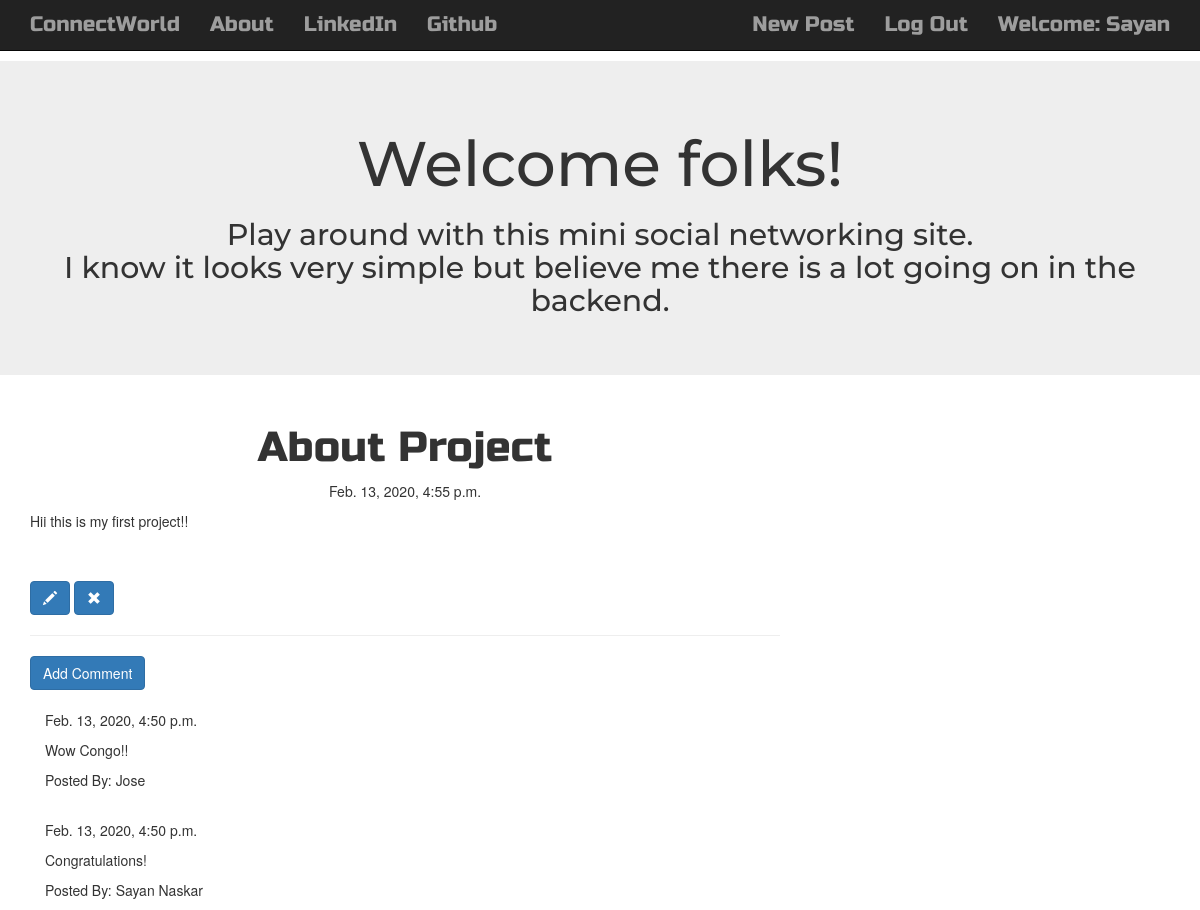
/post/36/ (signed in), run on the app's committed database.
### blog/models.py (models this page shows, shortened)
class Post(models.Model):
    author = models.ForeignKey('auth.User',on_delete=models.CASCADE)
    title = models.CharField(max_length = 500)
    text = models.TextField()
    create_date = models.DateTimeField(default = timezone.now)
    published_date = models.DateTimeField(blank = True,null = True)

class Comment(models.Model):
    post = models.ForeignKey('blog.Post',related_name = 'comments',on_delete=models.CASCADE)
    author = models.CharField(max_length = 500)
    text = models.TextField()
    create_date = models.DateTimeField(default = timezone.now())
    approved_comment = models.BooleanField(default = False)

### blog/views.py (the view)
# urls.py: path('post/<int:pk>/',views.PostDetailView.as_view(),name = 'post_detail'),
class PostDetailView(DetailView):
    model = Post

### blog/templates/blog/post_detail.html (shortened to what this page needs)
{% extends "blog/base.html" %}
{% block content %}
<h1 class="posttitle loader">{{ post.title }}</h1>
{% if post.published_date %}
<div class="date postdate">
    {{post.published_date}}
</div>
{% else %}
<a class="btn btn-primary" href="{% url 'post_publish' pk=post.pk %}">Publish</a>
{% endif %}
<p class="postcontent">{{ post.text|safe|linebreaksbr }}</p><br><br>
{% if user.is_authenticated %}
<a class="btn btn-primary" href="{% url 'post_edit' pk=post.pk %}"><span class="glyphicon glyphicon-pencil"></span></a>
<a class="btn btn-primary" href="{% url 'post_remove' pk=post.pk %}"><span class="glyphicon glyphicon-remove"></span></a>
{% endif %}
<hr>
<a class="btn btn-primary" href="{% url 'add_comment' pk=post.pk %}">Add Comment</a>
<div class="container">
    {% for comment in post.comments.all %}
    <br>
    {% if user.is_authenticated or comment.approved_comment %}
    {{comment.create_date}}
        <p>{{comment.text|safe}}</p>
        <p>Posted By: {{comment.author}}</p>
    {% endif %}
    {% empty %}
    <p>No Comments!</p>
    {% endfor %}
</div>
{% endblock %}

### blog/templates/blog/base.html (shortened to what this page needs)
<!DOCTYPE html>
{% load staticfiles %}
<html lang="en" dir="ltr">
    <head>
        <link rel="stylesheet" href="https://maxcdn.bootstrapcdn.com/bootstrap/3.3.7/css/bootstrap.min.css">
        <link rel="stylesheet" href="//cdn.jsdelivr.net/npm/medium-editor@latest/dist/css/medium-editor.min.css" type="text/css" media="screen" charset="utf-8">
        <link rel="stylesheet" href="{% static 'css/blog.css' %}">
    </head>
    <body class="loader">
        <nav class="navbar navbar-inverse navbar-static-top techfont custom-navbar">
            <div class="container">
                <ul class="nav navbar-nav">
                    <li><a class="navbar-brand bigbrand" href="{% url 'post_list' %}">ConnectWorld</a></li>
                </ul>
                <ul class="nav navbar-nav navcontent">
                    <li><a href="{% url 'about' %}">About</a></li>
                    <li><a href="https://www.linkedin.com/in/sayan-naskar-5a4b07159/">LinkedIn</a></li>
                    <li><a href="https://github.com/sayann002">Github</a></li>
                </ul>
                <ul class="nav navbar-nav navbar-right">
                    {% if user.is_authenticated %}
                    <li> <a href="{% url 'post_new' %}">New Post</a></li>
                    <li> <a href="{% url 'logout' %}">Log Out</a></li>
                    <li> <a>Welcome: {{user.username}}</a></li>
                    {% else %}
                    <li><a class="nav navbar-nav navbar-right" href="{% url 'login' %}"><span class="glyphicon glyphicon-user"></span></a></li>
                    {% endif %}
                </ul>
            </div>
        </nav>
        <div class="jumbotron">
            <div class="container">
                <h1 class="intro">Welcome folks!</h1>
                <h2 class="intro-des">Play around with this mini social networking site.<br>I know it looks very simple
                    but believe me there is a lot going on in the backend.
                </h2>
            </div>
        </div>
        <div class="content container">
            <div class="row">
                <div class="col-md-8">
                    <div class="blog_posts">
                        {% block content %}
                        {% endblock %}
                    </div>
                </div>
            </div>
        </div>
    </body>
</html>

### blog/static/css/blog.css (style rules this page uses)
.intro { text-align: center; font-family: 'Montserrat'; }
.intro-des { text-align: center; font-family: 'Montserrat'; }
.navcontent { font-size: 1em; }
.techfont { font-family: 'Russo One', sans-serif; font-size: 1.5em; margin-bottom: 10px; }
.postdate { text-align: center; }
.posttitle { font-family: 'Russo One', sans-serif; font-size: 3em; text-align: center; }
.postcontent { font-family: 'Montserrat'; font-size: 1.5em; }
.bigbrand { font-size: 1em; }
.loader { filter:hue-rotate(0deg); color: linear-gradient(45deg,#0f8,#08f); animation:hue 5000ms infinite linear; }

### data on the page
Post: title "About Project", published_date "Feb. 13, 2020, 4:55 p.m.", text "Hii this is my first project!!"
Comment: create_date "Feb. 13, 2020, 4:50 p.m.", text "Wow Congo!!", author "Jose"
Comment: create_date "Feb. 13, 2020, 4:50 p.m.", text "Congratulations!", author "Sayan Naskar"

### other printed values
{{ user.username }} "Sayan"
